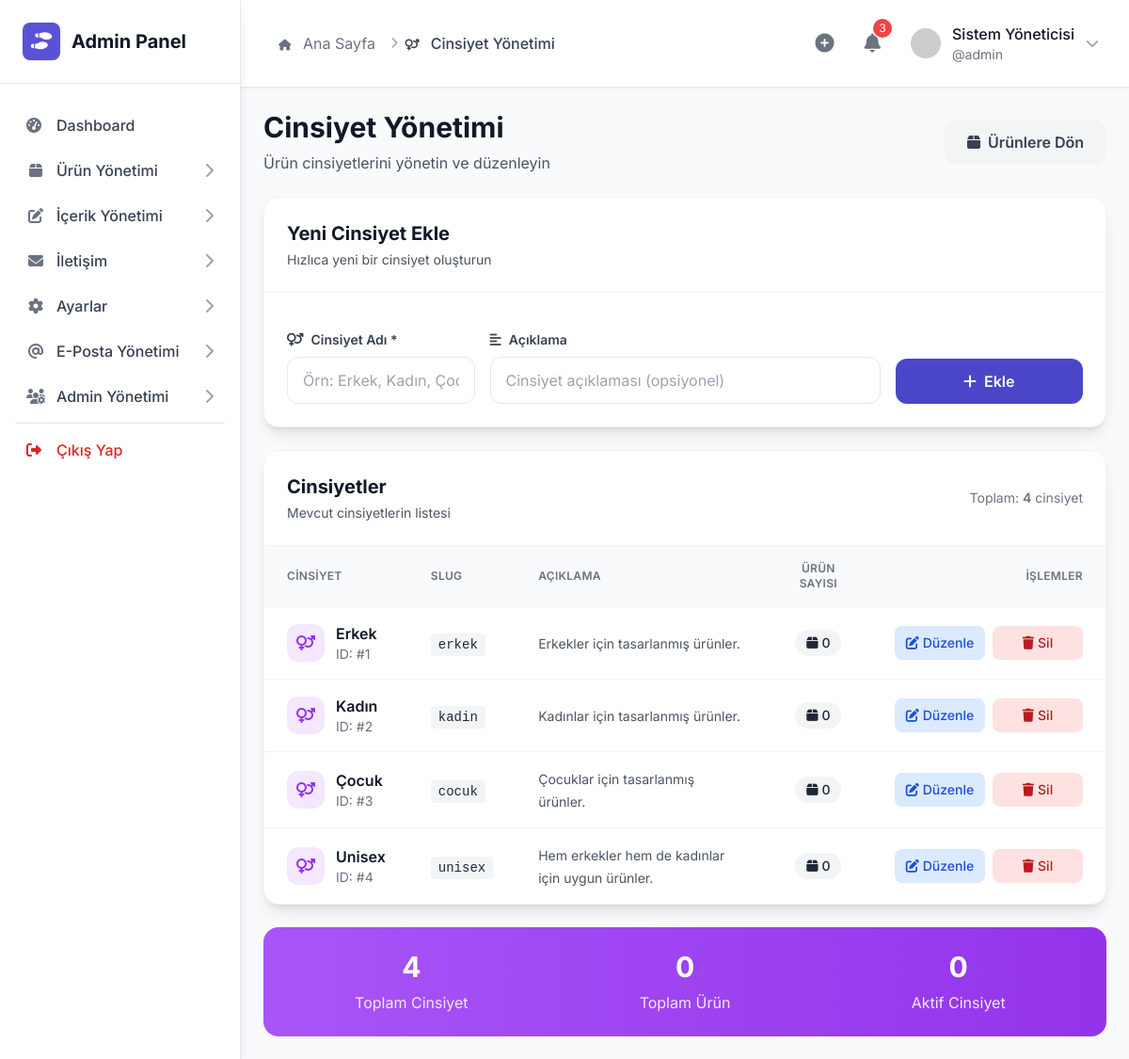
The app's page /admin/genders.php (signed in) with its own data.
### tables this page shows
CREATE TABLE IF NOT EXISTS `genders` (
  `id` int(11) NOT NULL AUTO_INCREMENT,
  `name` varchar(255) NOT NULL,
  `slug` varchar(255) NOT NULL,
  `description` text DEFAULT NULL,
  `created_at` timestamp NULL DEFAULT current_timestamp(),
  PRIMARY KEY (`id`),
  UNIQUE KEY `slug` (`slug`)
);

### admin/genders.php (the view, shortened to what the rows shown need)
<?php
require_once '../services/GenderService.php';
function getGendersWithProductCounts() {
    try {
        $genders = gender_service()->getAllGenders();
        foreach ($genders as &$gender) {
            $gender['product_count'] = database()->count('product_genders', ['gender_id' => $gender['id']]);
        }
        return $genders;
    } catch (Exception $e) {
        error_log("Cinsiyetler ve ürün sayıları getirme hatası: " . $e->getMessage());
        return [];
    }
}
$genders = getGendersWithProductCounts();
$edit_mode = isset($_GET['edit']) && !empty($_GET['edit']);
$edit_gender = null;
include 'includes/header.php';
?>
<div class="space-y-6">
    <div class="flex flex-col lg:flex-row lg:items-center lg:justify-between">
        <div>
            <h1 class="text-3xl font-bold text-gray-900 mb-2">Cinsiyet Yönetimi</h1>
        </div>
    </div>
    <div class="bg-white rounded-2xl shadow-lg border border-gray-100 overflow-hidden">
        <?php if (!empty($genders)): ?>
            <div class="overflow-x-auto">
                <table class="w-full">
                    <thead class="bg-gray-50 border-b border-gray-100">
                        <tr>
                            <th class="px-6 py-4 text-left text-xs font-semibold text-gray-500 uppercase tracking-wide">Cinsiyet</th>
                            <th class="px-6 py-4 text-left text-xs font-semibold text-gray-500 uppercase tracking-wide">Slug</th>
                            <th class="px-6 py-4 text-left text-xs font-semibold text-gray-500 uppercase tracking-wide">Açıklama</th>
                            <th class="px-6 py-4 text-center text-xs font-semibold text-gray-500 uppercase tracking-wide">Ürün Sayısı</th>
                            <th class="px-6 py-4 text-right text-xs font-semibold text-gray-500 uppercase tracking-wide">İşlemler</th>
                        </tr>
                    </thead>
                    <tbody class="divide-y divide-gray-100">
                        <?php foreach ($genders as $gender): ?>
                            <tr class="hover:bg-gray-50 transition-colors <?= ($edit_mode && $edit_gender['id'] == $gender['id']) ? 'bg-blue-50' : '' ?>">
                                <td class="px-6 py-4">
                                    <div class="flex items-center space-x-3">
                                        <div class="w-10 h-10 bg-purple-100 rounded-xl flex items-center justify-center flex-shrink-0">
                                            <i class="fas fa-venus-mars text-purple-600"></i>
                                        </div>
                                        <div>
                                            <h4 class="font-semibold text-gray-900"><?= htmlspecialchars($gender['name']) ?></h4>
                                            <p class="text-sm text-gray-500">ID: #<?= $gender['id'] ?></p>
                                        </div>
                                    </div>
                                </td>
                                <td class="px-6 py-4">
                                    <code class="bg-gray-100 text-gray-800 px-2 py-1 rounded text-sm font-mono">
                                        <?= htmlspecialchars($gender['slug']) ?>
                                    </code>
                                </td>
                                <td class="px-6 py-4">
                                    <span class="text-gray-600 text-sm">
                                        <?= htmlspecialchars($gender['description'] ?: 'Açıklama yok') ?>
                                    </span>
                                </td>
                                <td class="px-6 py-4 text-center">
                                    <span class="inline-flex items-center px-3 py-1 rounded-full text-sm font-medium
                                        <?= $gender['product_count'] > 0 ? 'bg-green-100 text-green-800' : 'bg-gray-100 text-gray-800' ?>">
                                        <i class="fas fa-box mr-1"></i>
                                        <?= $gender['product_count'] ?>
                                    </span>
                                </td>
                                <td class="px-6 py-4 text-right">
                                    <div class="flex items-center justify-end space-x-2">
                                        <a href="genders.php?edit=<?= $gender['id'] ?>"
                                           class="inline-flex items-center justify-center w-24 px-3 py-2 bg-blue-100 text-blue-700 rounded-lg hover:bg-blue-200 transition-colors text-sm font-medium">
                                            <i class="fas fa-edit mr-1"></i>
                                            Düzenle
                                        </a>
                                        <?php if ($gender['product_count'] == 0): ?>
                                            <form method="POST" class="inline-block" onsubmit="return confirm('Bu cinsiyeti silmek istediğinizden emin misiniz? Bu işlem geri alınamaz.')">
                                                <button type="submit"
                                                        class="inline-flex items-center justify-center w-24 px-3 py-2 bg-red-100 text-red-700 rounded-lg hover:bg-red-200 transition-colors text-sm font-medium">
                                                    <i class="fas fa-trash mr-1"></i>
                                                    Sil
                                                </button>
                                            </form>
                                        <?php endif; ?>
                                    </div>
                                </td>
                            </tr>
                        <?php endforeach; ?>
                    </tbody>
                </table>
            </div>
        <?php endif; ?>
    </div>
</div>
<?php
include 'includes/footer.php';
?>

### records on screen
genders: name "Erkek", id "1", slug "erkek", description "Erkekler için tasarlanmış ürünler.", product_count "0"
genders: name "Kadın", id "2", slug "kadin", description "Kadınlar için tasarlanmış ürünler.", product_count "0"
genders: name "Çocuk", id "3", slug "cocuk", description "Çocuklar için tasarlanmış ürünler.", product_count "0"
genders: name "Unisex", id "4", slug "unisex", description "Hem erkekler hem de kadınlar için uygun ürünler.", product_count "0"

### other values on screen
$item['title'] "Dashboard"
$item['title'] "Ürün Yönetimi"
$item['title'] "İçerik Yönetimi"
$item['title'] "İletişim"
$item['title'] "Ayarlar"
$item['title'] "E-Posta Yönetimi"
$item['title'] "Admin Yönetimi"
$crumb['title'] "Ana Sayfa"
$crumb['title'] "Cinsiyet Yönetimi"
$admin_info['full_name'] "Sistem Yöneticisi"
$admin_info['username'] "admin"
count($genders) "4"
array_sum(array_column($genders, 'product_count')) "0"
